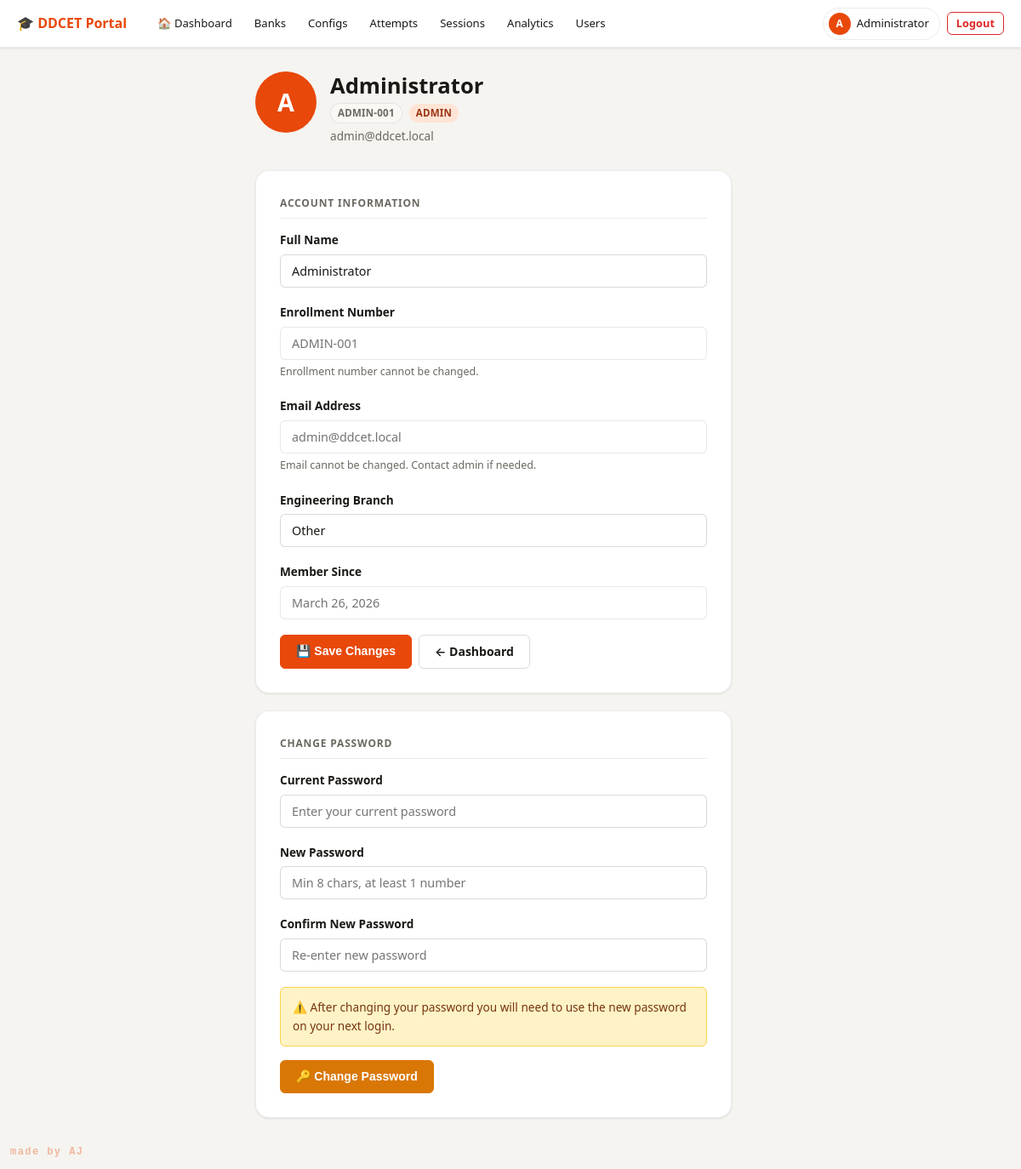
Page /auth/profile (signed in) on the committed database.
### models.py (models this page shows)
class User(UserMixin, db.Model):
    __tablename__ = 'users'
    id = db.Column(db.Integer, primary_key=True, autoincrement=True)
    name = db.Column(db.String(100), nullable=False)
    email = db.Column(db.String(150), unique=True, nullable=False)
    enrollment_number = db.Column(db.String(50), unique=True, nullable=False)
    engineering_branch = db.Column(db.String(100), nullable=False, default='Other')
    password = db.Column(db.String(255), nullable=False)
    role = db.Column(db.String(20), default='student')
    created_at = db.Column(db.DateTime, default=lambda: datetime.now(timezone.utc))
    is_active_user = db.Column(db.Boolean, default=True)
    last_login = db.Column(db.DateTime, nullable=True)
    @property
    def is_active(self):
        return self.is_active_user

### auth.py (the view, shortened to what this page needs)
@auth_bp.route('/profile', methods=['GET', 'POST'])
@login_required
def profile():
    return render_template('auth/profile.html')

### auth.py (called while the page is built)
def generate_csrf_token():
    if '_csrf_token' not in session:
        session['_csrf_token'] = secrets.token_hex(32)
    return session['_csrf_token']

@auth_bp.before_app_request
def inject_csrf():
    from flask import g
    g.csrf_token = generate_csrf_token()

### templates/auth/profile.html (shortened to what this page needs)
{% extends "base.html" %}
{% block content %}
<div class="main-content" style="max-width: 640px;">
    <div style="display:flex; align-items:center; gap:16px; margin-bottom:28px; flex-wrap:wrap;">
        <div class="profile-avatar-lg">{{ current_user.name[0]|upper }}</div>
        <div>
            <h1 style="margin-bottom:4px;">{{ current_user.name }}</h1>
            <div style="display:flex; gap:8px; flex-wrap:wrap; align-items:center;">
                <span class="badge badge-muted">{{ current_user.enrollment_number }}</span>
                <span class="badge {{ 'badge-exam' if current_user.role == 'admin' else 'badge-practice' }}">
                    {{ current_user.role|upper }}
                </span>
            </div>
            <p class="text-muted" style="font-size:0.85rem; margin-top:4px;">{{ current_user.email }}</p>
        </div>
    </div>
    <div class="profile-card" style="margin-bottom:20px;">
        <div class="profile-section-title">Account Information</div>
        <form method="POST" action="{{ url_for('auth.profile') }}">
            <div class="form-group">
                <label for="name">Full Name</label>
                <input type="text" name="name" id="name" class="form-control" value="{{ current_user.name }}" required>
            </div>
            <div class="form-group">
                <label for="enrollment_number">Enrollment Number</label>
                <input type="text" class="form-control" value="{{ current_user.enrollment_number }}" disabled
                    style="opacity:0.6; cursor:not-allowed;">
                <small class="text-muted" style="font-size:0.78rem;">Enrollment number cannot be changed.</small>
            </div>
            <div class="form-group">
                <label for="email">Email Address</label>
                <input type="email" class="form-control" value="{{ current_user.email }}" disabled
                    style="opacity:0.6; cursor:not-allowed;">
                <small class="text-muted" style="font-size:0.78rem;">Email cannot be changed. Contact admin if
                    needed.</small>
            </div>
            <div class="form-group">
                <label for="engineering_branch">Engineering Branch</label>
                <select name="engineering_branch" id="engineering_branch" class="form-control">
                    {% set branches = [
                    'Civil Engineering', 'Mechanical Engineering', 'Electrical Engineering',
                    'Computer Science and Engineering', 'Computer Engineering',
                    'Chemical Engineering', 'IT Engineering', 'Other'
                    ] %}
                    {% for branch in branches %}
                    <option value="{{ branch }}" {{ 'selected' if current_user.engineering_branch==branch }}>
                        {{ branch }}
                    </option>
                    {% endfor %}
                </select>
            </div>
            <div class="form-group">
                <label>Member Since</label>
                <input type="text" class="form-control"
                    value="{{ current_user.created_at.strftime('%B %d, %Y') if current_user.created_at else '—' }}"
                    disabled style="opacity:0.6; cursor:not-allowed;">
            </div>
            <div class="btn-group">
                <button type="submit" class="btn btn-primary">💾 Save Changes</button>
                {% if current_user.role == 'admin' %}
                <a href="{{ url_for('admin.dashboard') }}" class="btn btn-outline">← Dashboard</a>
                {% else %}
                <a href="{{ url_for('student.home') }}" class="btn btn-outline">← Home</a>
                {% endif %}
            </div>
        </form>
    </div>
    <div class="profile-card">
        <div class="profile-section-title">Change Password</div>
        <form method="POST" action="{{ url_for('auth.profile') }}">
            <div class="form-group">
                <label for="current_password">Current Password</label>
                <input type="password" name="current_password" id="current_password" class="form-control"
                    placeholder="Enter your current password" required>
            </div>
            <div class="form-group">
                <label for="new_password">New Password</label>
                <input type="password" name="new_password" id="new_password" class="form-control"
                    placeholder="Min 8 chars, at least 1 number" required minlength="8">
            </div>
            <div class="form-group">
                <label for="confirm_password">Confirm New Password</label>
                <input type="password" name="confirm_password" id="confirm_password" class="form-control"
                    placeholder="Re-enter new password" required>
            </div>
            <div class="info-box info-box-yellow">
                ⚠️ After changing your password you will need to use the new password on your next login.
            </div>
            <button type="submit" class="btn btn-warning">🔑 Change Password</button>
        </form>
    </div>
</div>
{% endblock %}

### templates/base.html (shortened to what this page needs)
<!DOCTYPE html>
<html lang="en">
<head>
    <link rel="stylesheet" href="{{ url_for('static', filename='css/main.css') }}">
</head>
<body>
    {% block nav %}
    <nav class="nav-light">
        <a href="/" class="logo">🎓 DDCET Portal</a>
        {% if current_user.is_authenticated %}
        <div class="nav-desktop-links">
            {% if current_user.role == 'admin' %}
            <a href="{{ url_for('admin.dashboard') }}"
                class="nav-item {% if request.endpoint == 'admin.dashboard' %}active{% endif %}">🏠 Dashboard</a>
            <a href="{{ url_for('admin.banks') }}"
                class="nav-item {% if request.endpoint and 'bank' in request.endpoint %}active{% endif %}">Banks</a>
            <a href="{{ url_for('admin.configs') }}"
                class="nav-item {% if request.endpoint and 'config' in request.endpoint %}active{% endif %}">Configs</a>
            <a href="{{ url_for('admin.attempts') }}"
                class="nav-item {% if request.endpoint in ['admin.attempts', 'admin.attempt_detail'] %}active{% endif %}">Attempts</a>
            <a href="{{ url_for('admin.practice_sessions') }}"
                class="nav-item {% if request.endpoint == 'admin.practice_sessions' %}active{% endif %}">Sessions</a>
            <a href="{{ url_for('admin.analytics') }}"
                class="nav-item {% if request.endpoint and 'analytics' in request.endpoint %}active{% endif %}">Analytics</a>
            <a href="{{ url_for('admin.users') }}"
                class="nav-item {% if request.endpoint == 'admin.users' %}active{% endif %}">Users</a>
            {% endif %}
        </div>
        <div class="nav-desktop-actions">
            <a href="{{ url_for('auth.profile') }}" class="nav-user-chip">
                <span class="user-avatar-sm">{{ current_user.name[0]|upper }}</span>
                <span class="nav-user-name-sm">{{ current_user.name.split()[0] }}</span>
            </a>
            <a href="{{ url_for('auth.logout') }}" class="btn btn-outline btn-sm"
                style="color:var(--red);border-color:var(--red);">Logout</a>
        </div>
        {% endif %}
    </nav>
    {% endblock %}
    {% block content %}{% endblock %}
    <div style="
        position: fixed;
        bottom: 10px;
        left: 12px;
        font-size: 12px;
        font-weight: 700;
        font-family: var(--font-mono, monospace);
        color: var(--primary, #e8480a);
        opacity: 0.35;
        letter-spacing: 0.12em;
        user-select: none;
        pointer-events: none;
        z-index: 9999;
    ">made by AJ</div>
</body>
</html>

### rows in the picture
User: name "A", name "Administrator", enrollment_number "ADMIN-001", role "ADMIN", email "admin@ddcet.local", created_at "March 26, 2026"

### other values in the picture
form field engineering_branch "Other"
